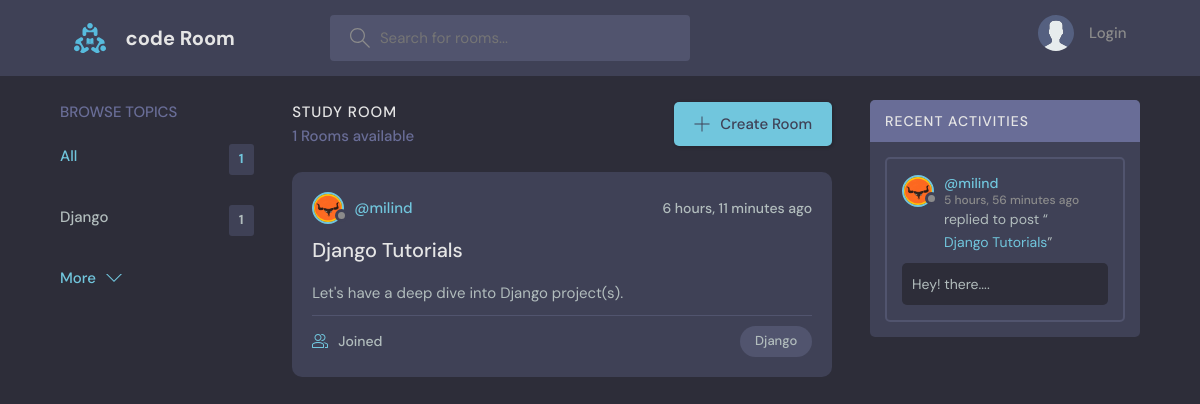
The page / on the database its author committed.
### base/models.py (models this page shows)
class Topic(models.Model):
    name = models.CharField(max_length=200)
    def __str__(self):
        return self.name

class Room(models.Model):
    host = models.ForeignKey(User, on_delete=models.SET_NULL, null=True)
    topic = models.ForeignKey(Topic, on_delete=models.SET_NULL, null=True)
    name = models.CharField(max_length=200)
    description = models.TextField(null=True, blank=True)
    participants = models.ManyToManyField(User, related_name='participants', blank=True)
    updatedAt = models.DateTimeField(auto_now=True)
    createdAt = models.DateTimeField(auto_now_add=True)
    class Meta:
        ordering = ['-updatedAt', '-createdAt']
    def __str__(self):
        return self.name

class User(AbstractUser):
    name = models.CharField(max_length=200, null=True)
    email = models.EmailField(unique=True, null=True)
    bio = models.TextField(null=True)
    avatar = models.ImageField(null=True, default="avatar.svg")
    USERNAME_FIELD = 'email'
    REQUIRED_FIELDS = []

class Messages(models.Model):
    user = models.ForeignKey(User, on_delete=models.CASCADE)
    room = models.ForeignKey(Room, on_delete=models.CASCADE)
    body = models.TextField()
    updatedAt = models.DateTimeField(auto_now=True)
    createdAt = models.DateTimeField(auto_now_add=True)
    class Meta:
        ordering = ['-updatedAt', '-createdAt']
    def __str__(self):
        return self.body[0:50]

### base/views.py (the view)
# urls.py: path('', views.home, name='home'),
def home(request):
    q = request.GET.get('q') if request.GET.get('q') != None else ''
    if q.startswith('@'):
        rooms = Room.objects.filter(Q(host__username__icontains=q[1:]))
        room_messages = Messages.objects.filter(Q(user__username__icontains=q[1:]))
    else:
        rooms = Room.objects.filter(Q(topic__name__icontains=q) |
                                Q(name__icontains=q)        |
                                Q(description__icontains=q))
        room_messages = Messages.objects.filter(Q(room__topic__name__icontains=q)|
                                                Q(room__description__icontains=q)|
                                                Q(room__name__icontains=q))
    topics = Topic.objects.all()[0:5]
    room_count = rooms.count()
    return render(request, 'base/home.html', {'rooms': rooms, 'topics': topics, 'room_count': room_count, 'room_messages': room_messages});

### base/templates/base/home.html (shortened to what this page needs)
{% include 'main.html' %}
{% block content %}
    <main class="layout layout--3">
      <div class="container">
        {% include 'components/topics.html' %}
        <div class="roomList">
          <div class="roomList__header">
            <div>
              <h2>Study Room</h2>
              <p>{{room_count}} Rooms available</p>
            </div>
            <a class="btn btn--main" href="{% url 'create-room' %}">
              <svg version="1.1" xmlns="http://www.w3.org/2000/svg" width="32" height="32" viewBox="0 0 32 32">
                <title>add</title>
                <path
                  d="M16.943 0.943h-1.885v14.115h-14.115v1.885h14.115v14.115h1.885v-14.115h14.115v-1.885h-14.115v-14.115z"
                ></path>
              </svg>
              Create Room
            </a>
          </div>
          {% include 'components/feeds.html' %}
        </div>
        {% include 'components/activities.html' %}
      </div>
    </main>
{% endblock content %}

### base/templates/components/topics.html
<div class="topics">
    <div class="topics__header">
      <h2>Browse Topics</h2>
    </div>
    <ul class="topics__list">
      <li>
        <a href="{% url 'home' %}" class="active">All <span>{{topics.count}}</span></a>
      </li>
      {% for topic in topics %}
      <li>
        <a href="{% url 'home' %}?q={{topic.name}}">{{topic.name}} <span>{{topic.room_set.count}}</span></a>
      </li>
      {% endfor %}
    </ul>
    <a class="btn btn--link" href="{% url 'topics' %}">
      More
      <svg version="1.1" xmlns="http://www.w3.org/2000/svg" width="32" height="32" viewBox="0 0 32 32">
        <title>chevron-down</title>
        <path d="M16 21l-13-13h-3l16 16 16-16h-3l-13 13z"></path>
      </svg>
    </a>
</div>

### base/templates/components/feeds.html (shortened to what this page needs)
{% for room in rooms %}
<div class="roomListRoom">
    <div class="roomListRoom__header">
      <a href="{% url 'profile' room.host.id %}" class="roomListRoom__author">
        <div class="avatar avatar--small">
          <img src="{{room.host.avatar.url}}" />
        </div>
        <span>@{{room.host.username}}</span>
      </a>
      <div class="roomListRoom__actions">
        <span>{{room.createdAt|timesince}} ago</span>
      </div>
    </div>
    <div class="roomListRoom__content">
      <a href="{% url 'room' room.id %}">{{room.name}}</a>
      <p>
        {{room.description}}
      </p>
    </div>
    <div class="roomListRoom__meta">
      <a href="room.html" class="roomListRoom__joined">
        {{room.participants_set.count}} Joined
      </a>
      <p class="roomListRoom__topic">{{room.topic}}</p>
    </div>
</div>
{% endfor %}

### base/templates/components/activities.html (shortened to what this page needs)
<div class="activities">
    <div class="activities__header">
      <h2>Recent Activities</h2>
    </div>
    {% for message in room_messages %}
    <div class="activities__box">
      <div class="activities__boxHeader roomListRoom__header">
        <a href="{% url 'profile' message.user.id %}" class="roomListRoom__author">
          <div class="avatar avatar--small">
            <img src="{{message.user.avatar.url}}" />
          </div>
          <p>
            @{{message.user.username}}
            <span>{{message.createdAt|timesince}} ago</span>
          </p>
        </a>
      </div>
      <div class="activities__boxContent">
        <p>replied to post “<a href="room.html">{{message.room}}</a>”</p>
        <div class="activities__boxRoomContent">
            {{message}}....
        </div>
      </div>
    </div>
    {% endfor %}
</div>

### rows shown on the page
Topic: name "Django", room_set.count "1"
Room: host.avatar (picture), host.username "milind", createdAt "6 hours, 11 minutes", name "Django Tutorials", description "Let's have a deep dive into Django project(s).", topic "Django"
Messages: user.avatar (picture), user.username "milind", createdAt "5 hours, 56 minutes", room "Django Tutorials", body "Hey! there"

### other values the page prints
{{ topics.count }} "1"
{{ room_count }} "1"
